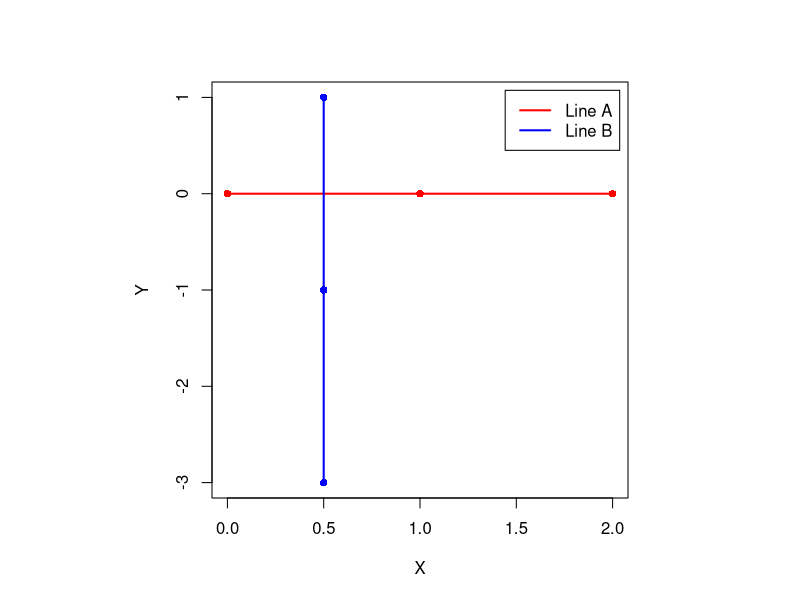

Here is the R script that generated this plot:
## ---- chunk 1
find_intersection <- function(lineA, lineB, nA, nB) {
  dAX <- lineA[nA + 1, 1] - lineA[nA, 1]   # segment A direction
  dAY <- lineA[nA + 1, 2] - lineA[nA, 2]
  dBX <- lineB[nB + 1, 1] - lineB[nB, 1]   # segment B direction
  dBY <- lineB[nB + 1, 2] - lineB[nB, 2]
  dABX <- lineB[nB, 1] - lineA[nA, 1]      # offset between the two starts
  dABY <- lineB[nB, 2] - lineA[nA, 2]

  d <- dAX * dBY - dAY * dBX               # cross product (shared denominator)
  alpha <- (dABX * dBY - dABY * dBX) / d
  beta  <- (dABX * dAY - dABY * dAX) / d

  if (alpha * (1 - alpha) >= 0 && beta * (1 - beta) >= 0) {   # both in [0, 1]?
    c((1 - alpha) * lineA[nA, 1] + alpha * lineA[nA + 1, 1],  # intersection X
      (1 - alpha) * lineA[nA, 2] + alpha * lineA[nA + 1, 2],  # intersection Y
      1)                                                      # 1 = found
  } else {
    c(alpha, beta, 0)                                         # 0 = not found
  }
}
## ---- chunk 2
#| fig-width: 5
#| fig-height: 5
#| out-width: "55%"
# test example: two three-point curves that cross along their first segments
lineA <- array(c(0, 1, 2, 0, 0, 0), c(3, 2))
lineB <- array(c(0.5, 0.5, 0.5, 1, -1, -3), c(3, 2))

par(pty = "s")   # square plot
plot(lineA, type = "l", col = "red", lwd = 2, xlab = "X", ylab = "Y",
     ylim = c(min(lineA[, 2], lineB[, 2]), max(lineA[, 2], lineB[, 2])))
lines(lineB, col = "blue", lwd = 2)
points(lineA, col = "red", pch = 16); points(lineB, col = "blue", pch = 16)
legend("topright", inset = 0.02, legend = c("Line A", "Line B"),
       col = c("red", "blue"), lty = 1, lwd = 2)

find_intersection(lineA, lineB, 1, 1)   # intersect at (0.5, 0)
find_intersection(lineA, lineB, 1, 2)   # no intersection
find_intersection(lineA, lineB, 2, 2)   # no intersection
## ---- chunk 3
# inhibitory Hill function and toggle-switch derivatives (same as Part 3A)
hill_inh <- function(X, X_th, n) 1 / (1 + (X / X_th)^n)
derivs_ts <- function(t, Xs) {
  X <- Xs[1]; Y <- Xs[2]
  dxdt <- 5 + 50 * hill_inh(Y, 100, 4) - 0.1 * X
  dydt <- 4 + 40 * hill_inh(X, 150, 4) - 0.12 * Y
  c(dxdt, dydt)
}

# nullclines by separation of variables (same as Part 3A)
nullcline1 <- function(Y) cbind(X = (5 + 50 * hill_inh(Y, 100, 4)) / 0.1,  Y = Y)   # dX/dt = 0
nullcline2 <- function(X) cbind(X = X,  Y = (4 + 40 * hill_inh(X, 150, 4)) / 0.12)   # dY/dt = 0
null1 <- nullcline1(seq(0, 650, 1))
null2 <- nullcline2(seq(0, 600, 1))
## ---- chunk 4
# direct approach: test every pair of segments (simple but slow)
find_intersection_all <- function(lineA, lineB) {
  lines_all <- expand.grid(seq_len(nrow(lineA) - 1), seq_len(nrow(lineB) - 1))
  results <- apply(lines_all, 1, function(inds) find_intersection(lineA, lineB, inds[1], inds[2]))
  t(results[1:2, results[3, ] == 1])   # keep only the found intersections
}

find_intersection_all(null1, null2)
## ---- chunk 5
# faster: only test segment pairs where the crossing derivative flips sign
dxdt_y_null <- apply(null2, 1, function(Xs) derivs_ts(0, Xs)[1])   # dX/dt along dY/dt = 0
dydt_x_null <- apply(null1, 1, function(Xs) derivs_ts(0, Xs)[2])   # dY/dt along dX/dt = 0

find_intersection_all_fast <- function(lineA, lineB, dxdt, dydt) {
  small <- 1e-3   # tolerance for detecting a sign flip through numerical noise
  lineA_ind <- which(dydt * c(dydt[-1], NA) <= small)   # dY/dt flips along nullcline A
  lineB_ind <- which(dxdt * c(dxdt[-1], NA) <= small)   # dX/dt flips along nullcline B
  lines_all <- expand.grid(lineA_ind, lineB_ind)
  results <- apply(lines_all, 1, function(inds) find_intersection(lineA, lineB, inds[1], inds[2]))
  t(results[1:2, results[3, ] == 1])
}

ss_all <- find_intersection_all_fast(null1, null2, dxdt_y_null, dydt_x_null)
ss_all
## ---- chunk 6
# classify a 2D steady state from the eigenvalues of its numerical Jacobian
stability_2D <- function(derivs, ss, ...) {   # ss = c(X_s, Y_s)
  delta <- 0.001
  f0  <- derivs(0, ss, ...)                       # f at the steady state (near 0)
  fdx <- derivs(0, ss + c(delta, 0), ...)         # f at (X_s + dx, Y_s)
  fdy <- derivs(0, ss + c(0, delta), ...)         # f at (X_s, Y_s + dy)

  jacobian <- matrix(c((fdx[1] - f0[1]) / delta, (fdx[2] - f0[2]) / delta,   # column dX
                       (fdy[1] - f0[1]) / delta, (fdy[2] - f0[2]) / delta),  # column dY
                     nrow = 2)
  lambda <- eigen(jacobian)$values

  if (is.complex(lambda)) {
    if (Re(lambda[1]) < 0) 4 else 5              # 4 = stable spiral, 5 = unstable spiral
  } else if (lambda[1] < 0 && lambda[2] < 0) {
    1                                            # stable
  } else if (lambda[1] >= 0 && lambda[2] >= 0) {
    2                                            # unstable
  } else {
    3                                            # saddle
  }
}

ss_with_stability <- t(apply(ss_all, 1, function(ss) c(ss, stability_2D(derivs_ts, ss))))
colnames(ss_with_stability) <- c("X", "Y", "Stability")
ss_with_stability
